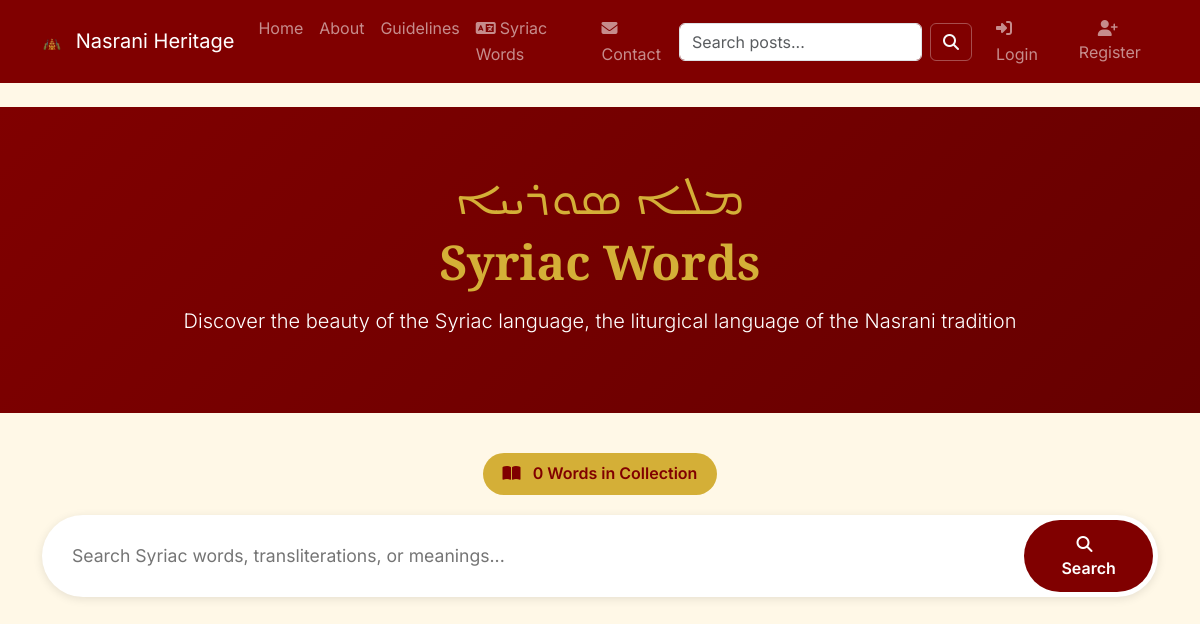
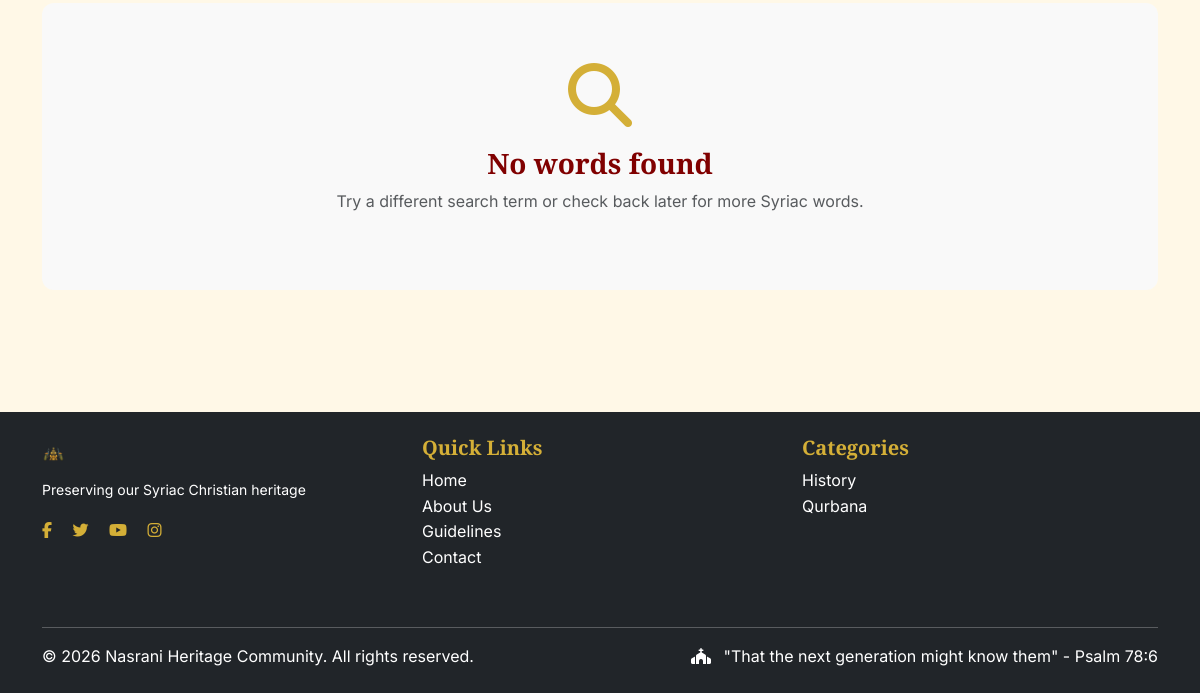
Page /syriac-words/ on the earlier database version (2 pictures, top to bottom).
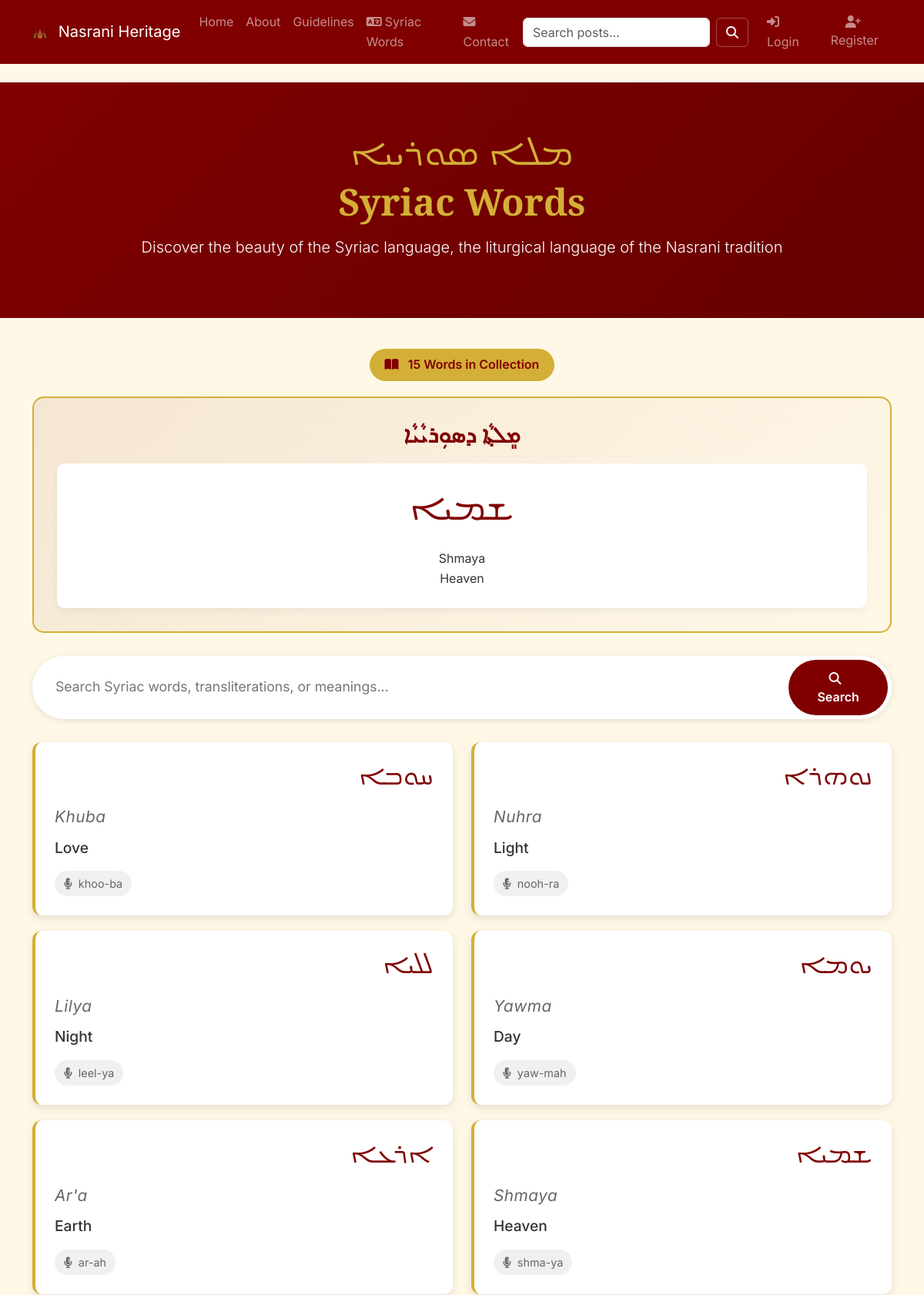
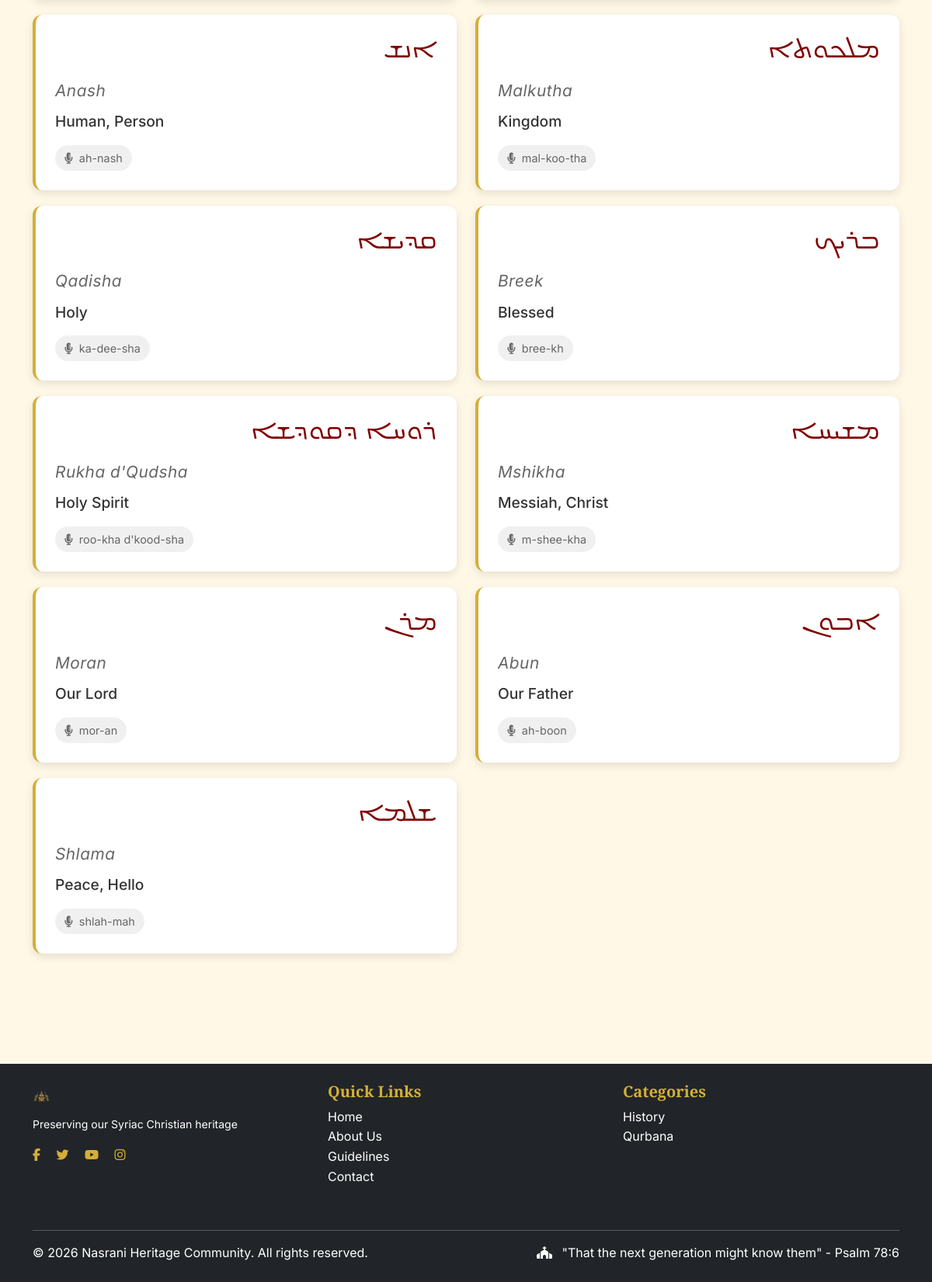
Same page on the later database version (2 pictures, top to bottom).
### community/models.py (models this page shows, shortened)
class Category(models.Model):
    name = models.CharField(max_length=100)
    slug = models.SlugField(unique=True)
    description = models.TextField(blank=True)
    color = models.CharField(max_length=20, default='#800000')  # Maroon default
    class Meta:
        verbose_name_plural = "Categories"
        ordering = ['name']

class SyriacWord(models.Model):
    word = models.CharField(max_length=100)
    transliteration = models.CharField(max_length=100)
    meaning = models.TextField()
    pronunciation_guide = models.CharField(max_length=200, blank=True)
    etymology = models.TextField(blank=True, help_text="Origin and history of the word")
    notes = models.TextField(blank=True, help_text="Additional information")
    biblical_reference = models.CharField(max_length=200, blank=True, help_text="Where this word appears in the Bible")
    audio_file = models.FileField(upload_to='syriac_audio/', blank=True, null=True)
    created_at = models.DateTimeField(auto_now_add=True)
    class Meta:
        ordering = ['-created_at']

### community/views.py (the view)
# urls.py: path('syriac-words/', views.syriac_words_view, name='syriac_words'),
def syriac_words_view(request):
    words = SyriacWord.objects.all()
    query = request.GET.get('q')
    if query:
        words = words.filter(
            Q(word__icontains=query) |
            Q(transliteration__icontains=query) |
            Q(meaning__icontains=query)
        )
    paginator = Paginator(words, 20)  # Show 20 words per page
    page_number = request.GET.get('page')
    page_obj = paginator.get_page(page_number)
    import random
    if words.exists():
        random_word = random.choice(words)
    else:
        random_word = None
    context = {
        'page_obj': page_obj,
        'random_word': random_word,
        'total_words': words.count(),
        'popular_posts': Post.objects.filter(is_published=True).order_by('-views_count')[:5],
    }
    return render(request, 'syriac_words.html', context)

### community/context_processors.py (called while the page is built)
def categories_processor(request):
    return {
        'categories': Category.objects.all()
    }

def syriac_word_processor(request):
    word_of_day = cache.get('syriac_word_of_day')
    if not word_of_day:
        words = list(SyriacWord.objects.all())
        if words:
            word_of_day = random.choice(words)
            cache.set('syriac_word_of_day', word_of_day, 86400)
        else:
            word_of_day = None
    return {
        'syriac_word_of_day': word_of_day,
    }

### templates/syriac_words.html (shortened to what this page needs)
{% extends 'base.html' %}
{% load static %}
{% block content %}
<div class="syriac-header">
    <div class="container">
        <h1>
            <span>ܡܠܐ ܣܘܪܝܝܐ</span>
            <br>Syriac Words
        </h1>
        <p class="lead">Discover the beauty of the Syriac language, the liturgical language of the Nasrani tradition</p>
    </div>
</div>
<div class="container mb-5">
    <div class="text-center">
        <div class="stats-badge">
            <i class="fas fa-book-open me-2"></i>
            {{ total_words }} Words in Collection
        </div>
    </div>
    {% if random_word %}
    <div class="random-word-section">
        <h3>ܡܸܠܬ݂ܵܐ ܕܣܘܼܪܝܵܝܵܐ</h3>
        <div class="random-word-box" onclick="openWordModal({{ random_word.id }})">
            <div class="syriac">{{ random_word.word }}</div>
            <div class="transliteration">{{ random_word.transliteration }}</div>
            <div class="meaning">{{ random_word.meaning }}</div>
        </div>
    </div>
    {% endif %}
    <form method="GET" action="{% url 'syriac_words' %}">
        <div class="search-box d-flex">
            <input type="text" name="q" placeholder="Search Syriac words, transliterations, or meanings..." value="{{ request.GET.q }}">
            <button type="submit" class="btn">
                <i class="fas fa-search me-2"></i>Search
            </button>
        </div>
    </form>
    <div class="row">
        {% for word in page_obj %}
        <div class="col-md-6">
            <div class="word-card" onclick="window.location.href='{% url 'syriac_word_detail' word.id %}'">
                <div class="syriac">{{ word.word }}</div>
                <div class="transliteration">{{ word.transliteration }}</div>
                <div class="meaning">{{ word.meaning }}</div>
                <div>
                    {% if word.pronunciation_guide %}
                    <span class="pronunciation">
                        <i class="fas fa-microphone-alt me-1"></i>
                        {{ word.pronunciation_guide }}
                    </span>
                    {% endif %}
                </div>
            </div>
        </div>
        {% empty %}
        <div class="col-12">
            <div class="empty-state">
                <i class="fas fa-search"></i>
                <h3>No words found</h3>
                <p class="text-muted">Try a different search term or check back later for more Syriac words.</p>
            </div>
        </div>
        {% endfor %}
    </div>
</div>
<div class="toast-container position-fixed bottom-0 end-0 p-3">
</div>
{% endblock %}

### templates/includes/footer.html (shortened to what this page needs)
{% load static %}
<footer class="bg-dark text-white py-4">
    <div class="container">
        <div class="row">
            <div class="col-md-4 text-center text-md-start">
                <img src="{% static 'images/logos/logo.png' %}"
                     alt="Nasrani Heritage"
                     height="35"
                     class="mb-2">
                <p class="small">Preserving our Syriac Christian heritage</p>
                <div class="mt-3">
                    <a href="#" class="text-gold me-3"><i class="fab fa-facebook-f"></i></a>
                    <a href="#" class="text-gold me-3"><i class="fab fa-twitter"></i></a>
                    <a href="#" class="text-gold me-3"><i class="fab fa-youtube"></i></a>
                    <a href="#" class="text-gold"><i class="fab fa-instagram"></i></a>
                </div>
            </div>
            <div class="col-md-4 mb-4">
                <h5 class="text-gold">Quick Links</h5>
                <ul class="list-unstyled">
                    <li><a href="{% url 'home' %}" class="text-white">Home</a></li>
                    <li><a href="{% url 'about' %}" class="text-white">About Us</a></li>
                    <li><a href="{% url 'guidelines' %}" class="text-white">Guidelines</a></li>
                    <li><a href="{% url 'contact' %}" class="text-white">Contact</a></li>
                </ul>
            </div>
            <div class="col-md-4 mb-4">
                <h5 class="text-gold">Categories</h5>
                <ul class="list-unstyled">
                    {% for category in categories|slice:":5" %}
                    <li><a href="?category={{ category.slug }}" class="text-white">{{ category.name }}</a></li>
                    {% endfor %}
                </ul>
            </div>
        </div>
        <hr class="bg-light">
        <div class="row">
            <div class="col-md-6">
                <p class="mb-0">&copy; {% now "Y" %} Nasrani Heritage Community. All rights reserved.</p>
            </div>
            <div class="col-md-6 text-md-end">
                <p class="mb-0">
                    <i class="fas fa-church me-2"></i>
                    "That the next generation might know them" - Psalm 78:6
                </p>
            </div>
        </div>
    </div>
</footer>

Differences in the rows shown:
added SyriacWord: word "ܫܡܝܐ", transliteration "Shmaya", meaning "Heaven", pronunciation_guide "shma-ya"
added SyriacWord: word "ܚܘܒܐ", transliteration "Khuba", meaning "Love", pronunciation_guide "khoo-ba"
added SyriacWord: word "ܢܘܗܪܐ", transliteration "Nuhra", meaning "Light", pronunciation_guide "nooh-ra"
added SyriacWord: word "ܠܠܝܐ", transliteration "Lilya", meaning "Night", pronunciation_guide "leel-ya"
added SyriacWord: word "ܝܘܡܐ", transliteration "Yawma", meaning "Day", pronunciation_guide "yaw-mah"
added SyriacWord: word "ܐܪܥܐ", transliteration "Ar'a", meaning "Earth", pronunciation_guide "ar-ah"
added SyriacWord: word "ܐܢܫ", transliteration "Anash", meaning "Human, Person", pronunciation_guide "ah-nash"
added SyriacWord: word "ܡܠܟܘܬܐ", transliteration "Malkutha", meaning "Kingdom", pronunciation_guide "mal-koo-tha"
added SyriacWord: word "ܩܕܝܫܐ", transliteration "Qadisha", meaning "Holy", pronunciation_guide "ka-dee-sha"
added SyriacWord: word "ܒܪܝܟ", transliteration "Breek", meaning "Blessed", pronunciation_guide "bree-kh"
added SyriacWord: word "ܪܘܚܐ ܕܩܘܕܫܐ", transliteration "Rukha d'Qudsha", meaning "Holy Spirit", pronunciation_guide "roo-kha d'kood-sha"
added SyriacWord: word "ܡܫܝܚܐ", transliteration "Mshikha", meaning "Messiah, Christ", pronunciation_guide "m-shee-kha"
added SyriacWord: word "ܡܪܢ", transliteration "Moran", meaning "Our Lord", pronunciation_guide "mor-an"
added SyriacWord: word "ܐܒܘܢ", transliteration "Abun", meaning "Our Father", pronunciation_guide "ah-boon"
added SyriacWord: word "ܫܠܡܐ", transliteration "Shlama", meaning "Peace, Hello", pronunciation_guide "shlah-mah"
Other differences:
{{ total_words }}: "0" → "15"
text no longer shown: "No words found Try a different search term or check back later for more Syriac words."
text now shown: "ܡܸܠܬ݂ܵܐ ܕܣܘܼܪܝܵܝܵܐ"
